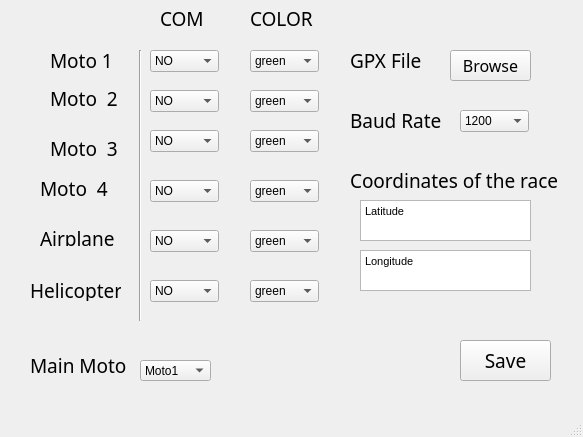
<?xml version="1.0" encoding="UTF-8"?>
<ui version="4.0">
 <class>MainWindow</class>
 <widget class="QMainWindow" name="MainWindow">
  <property name="geometry">
   <rect>
    <x>0</x>
    <y>0</y>
    <width>583</width>
    <height>437</height>
   </rect>
  </property>
  <property name="windowTitle">
   <string>MainWindow</string>
  </property>
  <widget class="QWidget" name="centralwidget">
   <widget class="QLabel" name="label">
    <property name="geometry">
     <rect>
      <x>50</x>
      <y>50</y>
      <width>71</width>
      <height>21</height>
     </rect>
    </property>
    <property name="font">
     <font>
      <family>3ds</family>
      <pointsize>14</pointsize>
     </font>
    </property>
    <property name="text">
     <string>Moto 1</string>
    </property>
   </widget>
   <widget class="QLabel" name="label_2">
    <property name="geometry">
     <rect>
      <x>50</x>
      <y>90</y>
      <width>71</width>
      <height>16</height>
     </rect>
    </property>
    <property name="font">
     <font>
      <family>3ds</family>
      <pointsize>14</pointsize>
     </font>
    </property>
    <property name="text">
     <string>Moto  2</string>
    </property>
   </widget>
   <widget class="QLabel" name="label_3">
    <property name="geometry">
     <rect>
      <x>50</x>
      <y>140</y>
      <width>71</width>
      <height>16</height>
     </rect>
    </property>
    <property name="font">
     <font>
      <family>3ds</family>
      <pointsize>14</pointsize>
     </font>
    </property>
    <property name="text">
     <string>Moto  3</string>
    </property>
   </widget>
   <widget class="QLabel" name="label_4">
    <property name="geometry">
     <rect>
      <x>40</x>
      <y>180</y>
      <width>71</width>
      <height>16</height>
     </rect>
    </property>
    <property name="font">
     <font>
      <family>3ds</family>
      <pointsize>14</pointsize>
     </font>
    </property>
    <property name="text">
     <string>Moto  4</string>
    </property>
   </widget>
   <widget class="QLabel" name="label_5">
    <property name="geometry">
     <rect>
      <x>40</x>
      <y>230</y>
      <width>81</width>
      <height>16</height>
     </rect>
    </property>
    <property name="font">
     <font>
      <family>3ds</family>
      <pointsize>14</pointsize>
     </font>
    </property>
    <property name="text">
     <string>Airplane</string>
    </property>
   </widget>
   <widget class="QLabel" name="label_6">
    <property name="geometry">
     <rect>
      <x>30</x>
      <y>280</y>
      <width>91</width>
      <height>21</height>
     </rect>
    </property>
    <property name="font">
     <font>
      <family>3ds</family>
      <pointsize>14</pointsize>
     </font>
    </property>
    <property name="text">
     <string>Helicopter</string>
    </property>
   </widget>
   <widget class="Line" name="line">
    <property name="geometry">
     <rect>
      <x>130</x>
      <y>50</y>
      <width>20</width>
      <height>271</height>
     </rect>
    </property>
    <property name="orientation">
     <enum>Qt::Vertical</enum>
    </property>
   </widget>
   <widget class="QLabel" name="label_7">
    <property name="geometry">
     <rect>
      <x>160</x>
      <y>10</y>
      <width>71</width>
      <height>16</height>
     </rect>
    </property>
    <property name="font">
     <font>
      <family>3ds</family>
      <pointsize>14</pointsize>
     </font>
    </property>
    <property name="text">
     <string>COM</string>
    </property>
   </widget>
   <widget class="QLabel" name="label_8">
    <property name="geometry">
     <rect>
      <x>250</x>
      <y>10</y>
      <width>71</width>
      <height>16</height>
     </rect>
    </property>
    <property name="font">
     <font>
      <family>3ds</family>
      <pointsize>14</pointsize>
     </font>
    </property>
    <property name="text">
     <string>COLOR</string>
    </property>
   </widget>
   <widget class="QComboBox" name="comboBox">
    <property name="geometry">
     <rect>
      <x>150</x>
      <y>50</y>
      <width>69</width>
      <height>22</height>
     </rect>
    </property>
    <item>
     <property name="text">
      <string>NO</string>
     </property>
    </item>
    <item>
     <property name="text">
      <string>COM1</string>
     </property>
    </item>
    <item>
     <property name="text">
      <string>COM2</string>
     </property>
    </item>
    <item>
     <property name="text">
      <string>COM3</string>
     </property>
    </item>
    <item>
     <property name="text">
      <string>COM4</string>
     </property>
    </item>
    <item>
     <property name="text">
      <string>COM5</string>
     </property>
    </item>
    <item>
     <property name="text">
      <string>COM6</string>
     </property>
    </item>
    <item>
     <property name="text">
      <string>COM7</string>
     </property>
    </item>
    <item>
     <property name="text">
      <string>COM8</string>
     </property>
    </item>
    <item>
     <property name="text">
      <string>COM9</string>
     </property>
    </item>
    <item>
     <property name="text">
      <string>COM10</string>
     </property>
    </item>
    <item>
     <property name="text">
      <string>COM11</string>
     </property>
    </item>
    <item>
     <property name="text">
      <string>COM12</string>
     </property>
    </item>
    <item>
     <property name="text">
      <string>COM13</string>
     </property>
    </item>
    <item>
     <property name="text">
      <string>COM14</string>
     </property>
    </item>
    <item>
     <property name="text">
      <string>COM15</string>
     </property>
    </item>
    <item>
     <property name="text">
      <string>COM16</string>
     </property>
    </item>
    <item>
     <property name="text">
      <string>COM17</string>
     </property>
    </item>
    <item>
     <property name="text">
      <string>COM18</string>
     </property>
    </item>
    <item>
     <property name="text">
      <string>COM19</string>
     </property>
    </item>
    <item>
     <property name="text">
      <string>COM20</string>
     </property>
    </item>
   </widget>
   <widget class="QComboBox" name="comboBox_2">
    <property name="geometry">
     <rect>
      <x>150</x>
      <y>90</y>
      <width>69</width>
      <height>22</height>
     </rect>
    </property>
    <item>
     <property name="text">
      <string>NO</string>
     </property>
    </item>
    <item>
     <property name="text">
      <string>COM1</string>
     </property>
    </item>
    <item>
     <property name="text">
      <string>COM2</string>
     </property>
    </item>
    <item>
     <property name="text">
      <string>COM3</string>
     </property>
    </item>
    <item>
     <property name="text">
      <string>COM4</string>
     </property>
    </item>
    <item>
     <property name="text">
      <string>COM5</string>
     </property>
    </item>
    <item>
     <property name="text">
      <string>COM6</string>
     </property>
    </item>
    <item>
     <property name="text">
      <string>COM7</string>
     </property>
    </item>
    <item>
     <property name="text">
      <string>COM8</string>
     </property>
    </item>
    <item>
     <property name="text">
      <string>COM9</string>
     </property>
    </item>
    <item>
     <property name="text">
      <string>COM10</string>
     </property>
    </item>
    <item>
     <property name="text">
      <string>COM11</string>
     </property>
    </item>
    <item>
     <property name="text">
      <string>COM12</string>
     </property>
    </item>
    <item>
     <property name="text">
      <string>COM13</string>
     </property>
    </item>
    <item>
     <property name="text">
      <string>COM14</string>
     </property>
    </item>
    <item>
     <property name="text">
      <string>COM15</string>
     </property>
    </item>
    <item>
     <property name="text">
      <string>COM16</string>
     </property>
    </item>
    <item>
     <property name="text">
      <string>COM17</string>
     </property>
    </item>
    <item>
     <property name="text">
      <string>COM18</string>
     </property>
    </item>
    <item>
     <property name="text">
      <string>COM19</string>
     </property>
    </item>
    <item>
     <property name="text">
      <string>COM20</string>
     </property>
    </item>
   </widget>
   <widget class="QComboBox" name="comboBox_3">
    <property name="geometry">
     <rect>
      <x>150</x>
      <y>130</y>
      <width>69</width>
      <height>22</height>
     </rect>
    </property>
    <item>
     <property name="text">
      <string>NO</string>
     </property>
    </item>
    <item>
     <property name="text">
      <string>COM1</string>
     </property>
    </item>
    <item>
     <property name="text">
      <string>COM2</string>
     </property>
    </item>
    <item>
     <property name="text">
      <string>COM3</string>
     </property>
    </item>
    <item>
     <property name="text">
      <string>COM4</string>
     </property>
    </item>
    <item>
     <property name="text">
      <string>COM5</string>
     </property>
    </item>
    <item>
     <property name="text">
      <string>COM6</string>
     </property>
    </item>
    <item>
     <property name="text">
      <string>COM7</string>
     </property>
    </item>
    <item>
     <property name="text">
      <string>COM8</string>
     </property>
    </item>
    <item>
     <property name="text">
      <string>COM9</string>
     </property>
    </item>
    <item>
     <property name="text">
      <string>COM10</string>
     </property>
    </item>
    <item>
     <property name="text">
      <string>COM11</string>
     </property>
    </item>
    <item>
     <property name="text">
      <string>COM12</string>
     </property>
    </item>
    <item>
     <property name="text">
      <string>COM13</string>
     </property>
    </item>
    <item>
     <property name="text">
      <string>COM14</string>
     </property>
    </item>
    <item>
     <property name="text">
      <string>COM15</string>
     </property>
    </item>
    <item>
     <property name="text">
      <string>COM16</string>
     </property>
    </item>
    <item>
     <property name="text">
      <string>COM17</string>
     </property>
    </item>
    <item>
     <property name="text">
      <string>COM18</string>
     </property>
    </item>
    <item>
     <property name="text">
      <string>COM19</string>
     </property>
    </item>
    <item>
     <property name="text">
      <string>COM20</string>
     </property>
    </item>
   </widget>
   <widget class="QComboBox" name="comboBox_4">
    <property name="geometry">
     <rect>
      <x>150</x>
      <y>180</y>
      <width>69</width>
      <height>22</height>
     </rect>
    </property>
    <item>
     <property name="text">
      <string>NO</string>
     </property>
    </item>
    <item>
     <property name="text">
      <string>COM1</string>
     </property>
    </item>
    <item>
     <property name="text">
      <string>COM2</string>
     </property>
    </item>
    <item>
     <property name="text">
      <string>COM3</string>
     </property>
    </item>
    <item>
     <property name="text">
      <string>COM4</string>
     </property>
    </item>
    <item>
     <property name="text">
      <string>COM5</string>
     </property>
    </item>
    <item>
     <property name="text">
      <string>COM6</string>
     </property>
    </item>
    <item>
     <property name="text">
      <string>COM7</string>
     </property>
    </item>
    <item>
     <property name="text">
      <string>COM8</string>
     </property>
    </item>
    <item>
     <property name="text">
      <string>COM9</string>
     </property>
    </item>
    <item>
     <property name="text">
      <string>COM10</string>
     </property>
    </item>
    <item>
     <property name="text">
      <string>COM11</string>
     </property>
    </item>
    <item>
     <property name="text">
      <string>COM12</string>
     </property>
    </item>
    <item>
     <property name="text">
      <string>COM13</string>
     </property>
    </item>
    <item>
     <property name="text">
      <string>COM14</string>
     </property>
    </item>
    <item>
     <property name="text">
      <string>COM15</string>
     </property>
    </item>
    <item>
     <property name="text">
      <string>COM16</string>
     </property>
    </item>
    <item>
     <property name="text">
      <string>COM17</string>
     </property>
    </item>
    <item>
     <property name="text">
      <string>COM18</string>
     </property>
    </item>
    <item>
     <property name="text">
      <string>COM19</string>
     </property>
    </item>
    <item>
     <property name="text">
      <string>COM20</string>
     </property>
    </item>
   </widget>
   <widget class="QComboBox" name="comboBox_5">
    <property name="geometry">
     <rect>
      <x>150</x>
      <y>230</y>
      <width>69</width>
      <height>22</height>
     </rect>
    </property>
    <item>
     <property name="text">
      <string>NO</string>
     </property>
    </item>
    <item>
     <property name="text">
      <string>COM1</string>
     </property>
    </item>
    <item>
     <property name="text">
      <string>COM2</string>
     </property>
    </item>
    <item>
     <property name="text">
      <string>COM3</string>
     </property>
    </item>
    <item>
     <property name="text">
      <string>COM4</string>
     </property>
    </item>
    <item>
     <property name="text">
      <string>COM5</string>
     </property>
    </item>
    <item>
     <property name="text">
      <string>COM6</string>
     </property>
    </item>
    <item>
     <property name="text">
      <string>COM7</string>
     </property>
    </item>
    <item>
     <property name="text">
      <string>COM8</string>
     </property>
    </item>
    <item>
     <property name="text">
      <string>COM9</string>
     </property>
    </item>
    <item>
     <property name="text">
      <string>COM10</string>
     </property>
    </item>
    <item>
     <property name="text">
      <string>COM11</string>
     </property>
    </item>
    <item>
     <property name="text">
      <string>COM12</string>
     </property>
    </item>
    <item>
     <property name="text">
      <string>COM13</string>
     </property>
    </item>
    <item>
     <property name="text">
      <string>COM14</string>
     </property>
    </item>
    <item>
     <property name="text">
      <string>COM15</string>
     </property>
    </item>
    <item>
     <property name="text">
      <string>COM16</string>
     </property>
    </item>
    <item>
     <property name="text">
      <string>COM17</string>
     </property>
    </item>
    <item>
     <property name="text">
      <string>COM18</string>
     </property>
    </item>
    <item>
     <property name="text">
      <string>COM19</string>
     </property>
    </item>
    <item>
     <property name="text">
      <string>COM20</string>
     </property>
    </item>
   </widget>
   <widget class="QComboBox" name="comboBox_6">
    <property name="geometry">
     <rect>
      <x>150</x>
      <y>280</y>
      <width>69</width>
      <height>22</height>
     </rect>
    </property>
    <item>
     <property name="text">
      <string>NO</string>
     </property>
    </item>
    <item>
     <property name="text">
      <string>COM1</string>
     </property>
    </item>
    <item>
     <property name="text">
      <string>COM2</string>
     </property>
    </item>
    <item>
     <property name="text">
      <string>COM3</string>
     </property>
    </item>
    <item>
     <property name="text">
      <string>COM4</string>
     </property>
    </item>
    <item>
     <property name="text">
      <string>COM5</string>
     </property>
    </item>
    <item>
     <property name="text">
      <string>COM6</string>
     </property>
    </item>
    <item>
     <property name="text">
      <string>COM7</string>
     </property>
    </item>
    <item>
     <property name="text">
      <string>COM8</string>
     </property>
    </item>
    <item>
     <property name="text">
      <string>COM9</string>
     </property>
    </item>
    <item>
     <property name="text">
      <string>COM10</string>
     </property>
    </item>
    <item>
     <property name="text">
      <string>COM11</string>
     </property>
    </item>
    <item>
     <property name="text">
      <string>COM12</string>
     </property>
    </item>
    <item>
     <property name="text">
      <string>COM13</string>
     </property>
    </item>
    <item>
     <property name="text">
      <string>COM14</string>
     </property>
    </item>
    <item>
     <property name="text">
      <string>COM15</string>
     </property>
    </item>
    <item>
     <property name="text">
      <string>COM16</string>
     </property>
    </item>
    <item>
     <property name="text">
      <string>COM17</string>
     </property>
    </item>
    <item>
     <property name="text">
      <string>COM18</string>
     </property>
    </item>
    <item>
     <property name="text">
      <string>COM19</string>
     </property>
    </item>
    <item>
     <property name="text">
      <string>COM20</string>
     </property>
    </item>
   </widget>
   <widget class="QComboBox" name="comboBox_7">
    <property name="geometry">
     <rect>
      <x>250</x>
      <y>50</y>
      <width>69</width>
      <height>22</height>
     </rect>
    </property>
    <item>
     <property name="text">
      <string>green</string>
     </property>
    </item>
    <item>
     <property name="text">
      <string>blue</string>
     </property>
    </item>
    <item>
     <property name="text">
      <string>orange</string>
     </property>
    </item>
    <item>
     <property name="text">
      <string>purple</string>
     </property>
    </item>
    <item>
     <property name="text">
      <string>dark</string>
     </property>
    </item>
    <item>
     <property name="text">
      <string>grey</string>
     </property>
    </item>
    <item>
     <property name="text">
      <string>white</string>
     </property>
    </item>
    <item>
     <property name="text">
      <string>pink</string>
     </property>
    </item>
   </widget>
   <widget class="QComboBox" name="comboBox_8">
    <property name="geometry">
     <rect>
      <x>250</x>
      <y>90</y>
      <width>69</width>
      <height>22</height>
     </rect>
    </property>
    <item>
     <property name="text">
      <string>green</string>
     </property>
    </item>
    <item>
     <property name="text">
      <string>blue</string>
     </property>
    </item>
    <item>
     <property name="text">
      <string>orange</string>
     </property>
    </item>
    <item>
     <property name="text">
      <string>purple</string>
     </property>
    </item>
    <item>
     <property name="text">
      <string>dark</string>
     </property>
    </item>
    <item>
     <property name="text">
      <string>grey</string>
     </property>
    </item>
    <item>
     <property name="text">
      <string>white</string>
     </property>
    </item>
    <item>
     <property name="text">
      <string>pink</string>
     </property>
    </item>
   </widget>
   <widget class="QComboBox" name="comboBox_9">
    <property name="geometry">
     <rect>
      <x>250</x>
      <y>130</y>
      <width>69</width>
      <height>22</height>
     </rect>
    </property>
    <item>
     <property name="text">
      <string>green</string>
     </property>
    </item>
    <item>
     <property name="text">
      <string>blue</string>
     </property>
    </item>
    <item>
     <property name="text">
      <string>orange</string>
     </property>
    </item>
    <item>
     <property name="text">
      <string>purple</string>
     </property>
    </item>
    <item>
     <property name="text">
      <string>dark</string>
     </property>
    </item>
    <item>
     <property name="text">
      <string>grey</string>
     </property>
    </item>
    <item>
     <property name="text">
      <string>white</string>
     </property>
    </item>
    <item>
     <property name="text">
      <string>pink</string>
     </property>
    </item>
   </widget>
   <widget class="QComboBox" name="comboBox_10">
    <property name="geometry">
     <rect>
      <x>250</x>
      <y>180</y>
      <width>69</width>
      <height>22</height>
     </rect>
    </property>
    <item>
     <property name="text">
      <string>green</string>
     </property>
    </item>
    <item>
     <property name="text">
      <string>blue</string>
     </property>
    </item>
    <item>
     <property name="text">
      <string>orange</string>
     </property>
    </item>
    <item>
     <property name="text">
      <string>purple</string>
     </property>
    </item>
    <item>
     <property name="text">
      <string>dark</string>
     </property>
    </item>
    <item>
     <property name="text">
      <string>grey</string>
     </property>
    </item>
    <item>
     <property name="text">
      <string>white</string>
     </property>
    </item>
    <item>
     <property name="text">
      <string>pink</string>
     </property>
    </item>
   </widget>
   <widget class="QComboBox" name="comboBox_11">
    <property name="geometry">
     <rect>
      <x>250</x>
      <y>230</y>
      <width>69</width>
      <height>22</height>
     </rect>
    </property>
    <item>
     <property name="text">
      <string>green</string>
     </property>
    </item>
    <item>
     <property name="text">
      <string>blue</string>
     </property>
    </item>
    <item>
     <property name="text">
      <string>orange</string>
     </property>
    </item>
    <item>
     <property name="text">
      <string>purple</string>
     </property>
    </item>
    <item>
     <property name="text">
      <string>dark</string>
     </property>
    </item>
    <item>
     <property name="text">
      <string>grey</string>
     </property>
    </item>
    <item>
     <property name="text">
      <string>white</string>
     </property>
    </item>
    <item>
     <property name="text">
      <string>pink</string>
     </property>
    </item>
   </widget>
   <widget class="QComboBox" name="comboBox_12">
    <property name="geometry">
     <rect>
      <x>250</x>
      <y>280</y>
      <width>69</width>
      <height>22</height>
     </rect>
    </property>
    <item>
     <property name="text">
      <string>green</string>
     </property>
    </item>
    <item>
     <property name="text">
      <string>blue</string>
     </property>
    </item>
    <item>
     <property name="text">
      <string>orange</string>
     </property>
    </item>
    <item>
     <property name="text">
      <string>purple</string>
     </property>
    </item>
    <item>
     <property name="text">
      <string>dark</string>
     </property>
    </item>
    <item>
     <property name="text">
      <string>grey</string>
     </property>
    </item>
    <item>
     <property name="text">
      <string>white</string>
     </property>
    </item>
    <item>
     <property name="text">
      <string>pink</string>
     </property>
    </item>
   </widget>
   <widget class="QLabel" name="label_9">
    <property name="geometry">
     <rect>
      <x>350</x>
      <y>50</y>
      <width>91</width>
      <height>21</height>
     </rect>
    </property>
    <property name="font">
     <font>
      <family>3ds</family>
      <pointsize>14</pointsize>
     </font>
    </property>
    <property name="text">
     <string>GPX File</string>
    </property>
   </widget>
   <widget class="QPushButton" name="pushButton">
    <property name="geometry">
     <rect>
      <x>450</x>
      <y>50</y>
      <width>81</width>
      <height>31</height>
     </rect>
    </property>
    <property name="font">
     <font>
      <family>3ds</family>
      <pointsize>12</pointsize>
     </font>
    </property>
    <property name="text">
     <string>Browse</string>
    </property>
   </widget>
   <widget class="QLabel" name="label_10">
    <property name="geometry">
     <rect>
      <x>350</x>
      <y>110</y>
      <width>101</width>
      <height>21</height>
     </rect>
    </property>
    <property name="font">
     <font>
      <family>3ds</family>
      <pointsize>14</pointsize>
     </font>
    </property>
    <property name="text">
     <string>Baud Rate</string>
    </property>
   </widget>
   <widget class="QComboBox" name="comboBox_13">
    <property name="geometry">
     <rect>
      <x>460</x>
      <y>110</y>
      <width>69</width>
      <height>22</height>
     </rect>
    </property>
    <item>
     <property name="text">
      <string>1200</string>
     </property>
    </item>
    <item>
     <property name="text">
      <string>2400</string>
     </property>
    </item>
    <item>
     <property name="text">
      <string>4800</string>
     </property>
    </item>
    <item>
     <property name="text">
      <string>9600</string>
     </property>
    </item>
    <item>
     <property name="text">
      <string>19200</string>
     </property>
    </item>
    <item>
     <property name="text">
      <string>38400</string>
     </property>
    </item>
    <item>
     <property name="text">
      <string>57600</string>
     </property>
    </item>
    <item>
     <property name="text">
      <string>115200</string>
     </property>
    </item>
   </widget>
   <widget class="QLabel" name="label_11">
    <property name="geometry">
     <rect>
      <x>350</x>
      <y>170</y>
      <width>211</width>
      <height>21</height>
     </rect>
    </property>
    <property name="font">
     <font>
      <family>3ds</family>
      <pointsize>14</pointsize>
     </font>
    </property>
    <property name="text">
     <string>Coordinates of the race</string>
    </property>
   </widget>
   <widget class="QTextEdit" name="textEdit">
    <property name="geometry">
     <rect>
      <x>360</x>
      <y>200</y>
      <width>171</width>
      <height>41</height>
     </rect>
    </property>
    <property name="html">
     <string>&lt;!DOCTYPE HTML PUBLIC &quot;-//W3C//DTD HTML 4.0//EN&quot; &quot;http://www.w3.org/TR/REC-html40/strict.dtd&quot;&gt;
&lt;html&gt;&lt;head&gt;&lt;meta name=&quot;qrichtext&quot; content=&quot;1&quot; /&gt;&lt;style type=&quot;text/css&quot;&gt;
p, li { white-space: pre-wrap; }
&lt;/style&gt;&lt;/head&gt;&lt;body style=&quot; font-family:'MS Shell Dlg 2'; font-size:8.25pt; font-weight:400; font-style:normal;&quot;&gt;
&lt;p style=&quot; margin-top:0px; margin-bottom:0px; margin-left:0px; margin-right:0px; -qt-block-indent:0; text-indent:0px;&quot;&gt;Latitude&lt;/p&gt;
&lt;p style=&quot;-qt-paragraph-type:empty; margin-top:0px; margin-bottom:0px; margin-left:0px; margin-right:0px; -qt-block-indent:0; text-indent:0px;&quot;&gt;&lt;br /&gt;&lt;/p&gt;&lt;/body&gt;&lt;/html&gt;</string>
    </property>
   </widget>
   <widget class="QTextEdit" name="textEdit_2">
    <property name="geometry">
     <rect>
      <x>360</x>
      <y>250</y>
      <width>171</width>
      <height>41</height>
     </rect>
    </property>
    <property name="html">
     <string>&lt;!DOCTYPE HTML PUBLIC &quot;-//W3C//DTD HTML 4.0//EN&quot; &quot;http://www.w3.org/TR/REC-html40/strict.dtd&quot;&gt;
&lt;html&gt;&lt;head&gt;&lt;meta name=&quot;qrichtext&quot; content=&quot;1&quot; /&gt;&lt;style type=&quot;text/css&quot;&gt;
p, li { white-space: pre-wrap; }
&lt;/style&gt;&lt;/head&gt;&lt;body style=&quot; font-family:'MS Shell Dlg 2'; font-size:8.25pt; font-weight:400; font-style:normal;&quot;&gt;
&lt;p style=&quot; margin-top:0px; margin-bottom:0px; margin-left:0px; margin-right:0px; -qt-block-indent:0; text-indent:0px;&quot;&gt;Longitude&lt;/p&gt;
&lt;p style=&quot;-qt-paragraph-type:empty; margin-top:0px; margin-bottom:0px; margin-left:0px; margin-right:0px; -qt-block-indent:0; text-indent:0px;&quot;&gt;&lt;br /&gt;&lt;/p&gt;&lt;/body&gt;&lt;/html&gt;</string>
    </property>
   </widget>
   <widget class="QPushButton" name="pushButton_2">
    <property name="geometry">
     <rect>
      <x>460</x>
      <y>340</y>
      <width>91</width>
      <height>41</height>
     </rect>
    </property>
    <property name="font">
     <font>
      <family>3ds</family>
      <pointsize>14</pointsize>
     </font>
    </property>
    <property name="text">
     <string>Save</string>
    </property>
   </widget>
   <widget class="QLabel" name="label_12">
    <property name="geometry">
     <rect>
      <x>30</x>
      <y>350</y>
      <width>101</width>
      <height>31</height>
     </rect>
    </property>
    <property name="font">
     <font>
      <family>3ds</family>
      <pointsize>14</pointsize>
     </font>
    </property>
    <property name="text">
     <string>Main Moto</string>
    </property>
   </widget>
   <widget class="QComboBox" name="comboBox_14">
    <property name="geometry">
     <rect>
      <x>140</x>
      <y>360</y>
      <width>71</width>
      <height>21</height>
     </rect>
    </property>
    <item>
     <property name="text">
      <string>Moto1</string>
     </property>
    </item>
    <item>
     <property name="text">
      <string>Moto2</string>
     </property>
    </item>
    <item>
     <property name="text">
      <string>Moto3</string>
     </property>
    </item>
    <item>
     <property name="text">
      <string>Moto4</string>
     </property>
    </item>
   </widget>
  </widget>
  <widget class="QMenuBar" name="menubar">
   <property name="geometry">
    <rect>
     <x>0</x>
     <y>0</y>
     <width>583</width>
     <height>21</height>
    </rect>
   </property>
  </widget>
  <widget class="QStatusBar" name="statusbar"/>
 </widget>
 <resources/>
 <connections/>
</ui>
